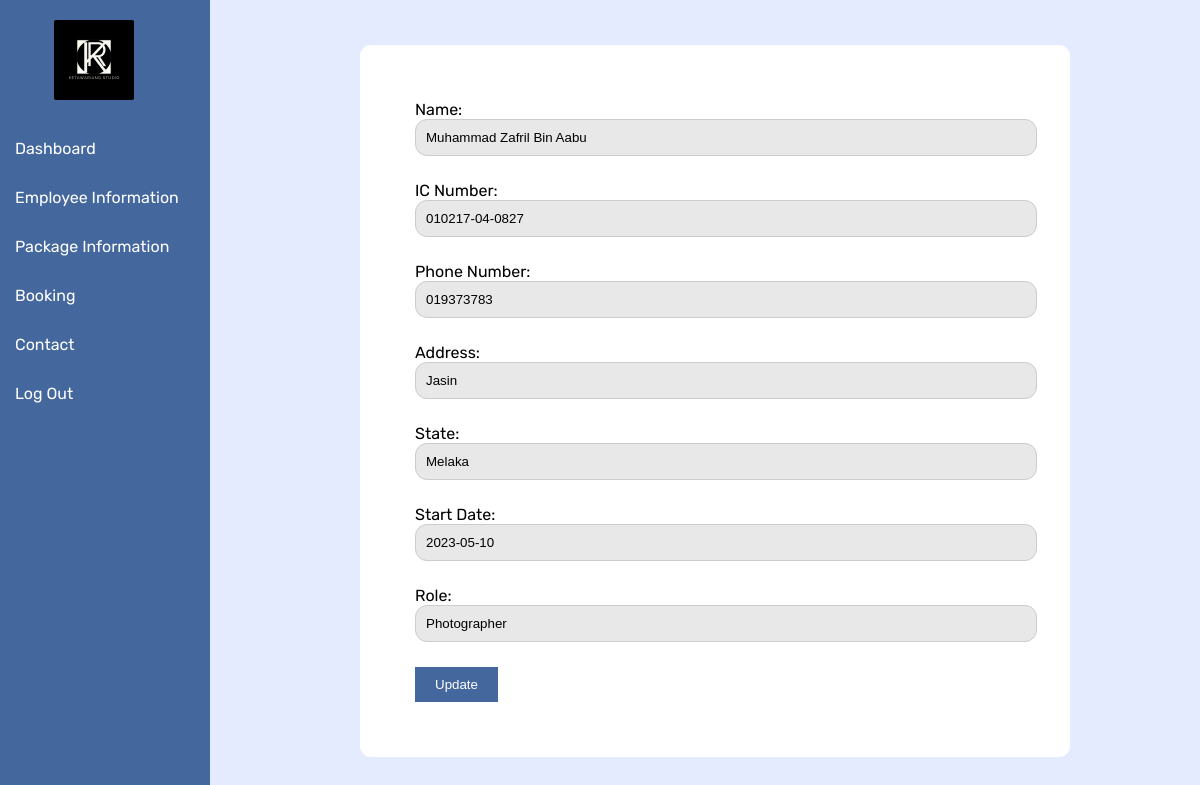
The app's page /admin-updateform_emp.php?id=1 (signed in) with its own data.
### tables this page shows
CREATE TABLE `employee` (
  `id` int(11) NOT NULL,
  `Emp_name` varchar(50) NOT NULL,
  `Emp_ic` varchar(50) NOT NULL,
  `Emp_phonenum` varchar(40) NOT NULL,
  `Emp_addr` varchar(250) NOT NULL,
  `Emp_state` varchar(50) NOT NULL,
  `Emp_date` date NOT NULL,
  `role` varchar(20) DEFAULT NULL
);

### admin-updateform_emp.php (the view, shortened to what this page needs)
<?php
include 'connect.php';
if (isset($_GET['id'])) {
    $emp_id = $_GET['id'];
    $sql = "SELECT * FROM employee WHERE id = $emp_id";
    $result = mysqli_query($conn, $sql);
    if (mysqli_num_rows($result) > 0) {
        $row = mysqli_fetch_assoc($result);
    } else {
        header('Location: admin-emp_info.php');
        exit;
    }
} else {
    header('Location: admin-emp_info.php');
    exit;
}
?>
<!DOCTYPE html>
<html lang="en">
<head>
    <link rel="stylesheet" type="text/css" href="style\admin-updateform_emp.css?v=<?php echo time(); ?>">
</head>
<body>
    <nav>
        <ul>
            <div class="logo">
                <img src="images\logo company.jpg" alt="Logo">
            </div>
            <li><a href="admin-dashboard.php" class="active">Dashboard</a></li>
            <li><a href="admin-emp_info.php">Employee Information</a></li>
            <li><a href="admin-listpackage_info.php">Package Information</a></li>
            <li><a href="admin-listbooking.php">Booking</a></li>
            <li><a href="admin-contact.php">Contact</a></li>
            <li><a href="logout.php">Log Out</a></li>
        </ul>
    </nav>
    <form method="POST" action="admin-updateform_emp.php?id=<?php echo $row['id']; ?>">
        <label for="package_name">Name:</label>
        <input type="text" name="emp_name" value="<?php echo $row['Emp_name']; ?>">
        <label for="package_name">IC Number:</label>
        <input type="text" name="emp_ic" value="<?php echo $row['Emp_ic']; ?>">
        <label for="package_name">Phone Number:</label>
        <input type="text" name="emp_phonenum" value="<?php echo $row['Emp_phonenum']; ?>">
        <label for="package_name">Address:</label>
        <input type="text" name="emp_addr" value="<?php echo $row['Emp_addr']; ?>">
        <label for="package_name">State:</label>
        <input type="text" name="emp_state" value="<?php echo $row['Emp_state']; ?>">
        <label for="package_name">Start Date:</label>
        <input type="text" name="emp_date" value="<?php echo $row['Emp_date']; ?>">
        <label for="package_name">Role:</label>
        <input type="text" name="role" value="<?php echo $row['role']; ?>">
        <input type="submit" value="Update">
    </form>
</body>
</html>

### style/admin-updateform_emp.css (style rules this page uses)
body { margin: 0; padding: 0; background-color: #e5ebff; font-family: 'Rubik', sans-serif; }
nav { width: 210px; background-color: #44689D; height: 100vh; position: fixed; left: 0; top: 0; }
nav ul { list-style-type: none; margin: 0; padding: 0; }
nav ul li { margin: 0; padding: 0; }
nav ul li a { display: block; color: #fff; text-decoration: none; padding: 15px; font-weight: 400; }
.logo { padding: 20px; margin-left: 34px; }
.logo img { width: 80px; border-radius: 2px; }
form { background-color: white; padding: 55px; width: 600px; margin: 45px 30%; border-radius: 11px; }
input[type="text"], input[type="date"], input[type="email"], input[type="password"], #User_role { width: 100%; padding: 10px; border: 1px solid #ccc; margin-bottom: 25px; background-color: #e8e8e8; border-radius: 12px; }
input[type="submit"] { background-color: #44689d; color: #fff; padding: 10px 20px; border: none; cursor: pointer; }

### records on screen
employee: emp_name "Muhammad Zafril Bin Aabu", emp_ic "010217-04-0827", emp_phonenum "019373783", emp_addr "Jasin", emp_state "Melaka", emp_date "2023-05-10", role "Photographer"
